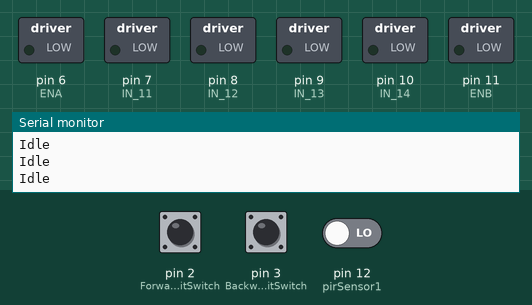
Recording of a sketch running on a simulated Arduino Uno, built with avr-gcc and run on an emulated ATmega328P. Parts: switched loads named in the sketch (green lamp = pin HIGH), the last lines printed to the serial monitor. Inputs (shaded band) come from the test bench; at power-on: pin 12 (pirSensor1) LOW, pin 2 (ForwardLimitSwitch) HIGH, pin 3 (BackwardLimitSwitch) HIGH.

Above: at 1.2 s.
1.3 s: pin 12 (pirSensor1) driven HIGH
At 1.8 s:
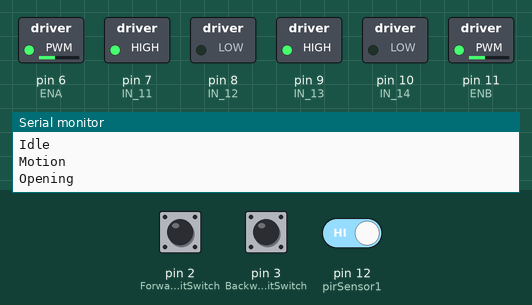
2.8 s: pin 2 (ForwardLimitSwitch) pulled LOW for 0.15 s
At 4.0 s:
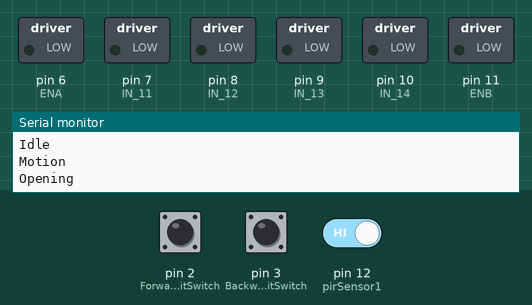
4.4 s: pin 12 (pirSensor1) driven LOW
7.4 s: pin 3 (BackwardLimitSwitch) pulled LOW for 0.15 s
At 7.9 s:
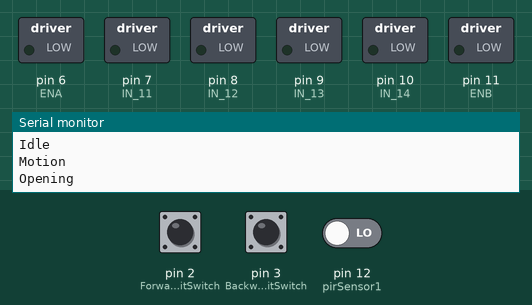
Timing chart, 0 to 10.4 s (numbered marks = the images above; inputs shaded):
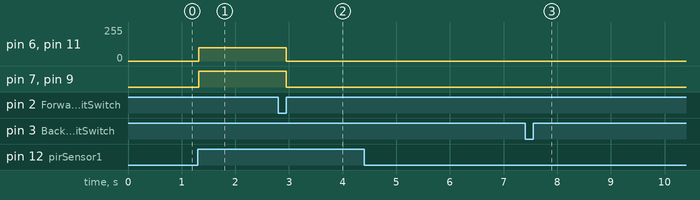

The sketch:

Door_Slide_project.ino
```cpp
#define pirSensor1 12
#define pirSensor2 5
int ForwardLimitSwitch = 2;
int BackwardLimitSwitch = 3;
int ENAV = 100;
int ENBV = 100;
int ForwardLimitStatus = 0;
int BackwardLimitStatus = 0;
int ENA = 6;  //ENA connected to digital pin 6
int ENB = 11;  //ENB connected to digital pin 11
#define IN_11  7    // L298N #1 in 1 motor Right
#define IN_12  8    // L298N #1 in 2 motor Right
#define IN_13  9    // L298N #1 in 3 motor Left
#define IN_14  10    // L298N #1 in 4 motor Left
void setup() {
  pinMode(ENA, OUTPUT); // initialize ENA pin as an output
  pinMode(ENB, OUTPUT); // initialize ENB pin as an output
  pinMode(ForwardLimitSwitch, INPUT_PULLUP);
  pinMode(BackwardLimitSwitch, INPUT_PULLUP);
  pinMode(pirSensor1, INPUT);
  pinMode(pirSensor2, INPUT);
  pinMode(IN_11, OUTPUT);
  pinMode(IN_12, OUTPUT);
  pinMode(IN_13, OUTPUT);
  pinMode(IN_14, OUTPUT);
  attachInterrupt(digitalPinToInterrupt(ForwardLimitSwitch), ForwardLimit, RISING);
  attachInterrupt(digitalPinToInterrupt(BackwardLimitSwitch), BackwardLimit, RISING);
  Serial.begin(9600);

}

void loop() {

  if (digitalRead(pirSensor1) == HIGH) {
    startAgain:
    Serial.println("Motion");
    Serial.println("Opening");
    for(int x = 0; x < 100000; x++) {
      if(ForwardLimitStatus == 0){
        goForward();
        BackwardLimitStatus = 0;
      }
      else{
        goBackward();
        stopAll();
        delay(5000);
        break;
      }
    }
    for(int x = 0; x < 100000; x++) {
      if(digitalRead(pirSensor1) == HIGH){
        stopAll();
        goto startAgain;
      }
      else{
        if(BackwardLimitStatus == 0){
          goBackward();
          ForwardLimitStatus = 0;
        }
        else{
          goForward();
          stopAll();
          break;
        }
      }
    }
  }
  else {
    Serial.println("Idle");
    stopAll();
  }

}

void goForward(){
  analogWrite(ENA, ENAV);
  analogWrite(ENB, ENBV);
  digitalWrite(IN_11, HIGH);
  digitalWrite(IN_12, LOW);

  digitalWrite(IN_13, HIGH);
  digitalWrite(IN_14, LOW);
}

void goBackward(){
  analogWrite(ENA, ENAV);
  analogWrite(ENB, ENBV);
  digitalWrite(IN_11, LOW);
  digitalWrite(IN_12, HIGH);

  digitalWrite(IN_13, LOW);
  digitalWrite(IN_14, HIGH);
}
void stopAll(){
  analogWrite(ENA, 0);
  analogWrite(ENB, 0);

  digitalWrite(IN_11, LOW);
  digitalWrite(IN_12, LOW);

  digitalWrite(IN_13, LOW);
  digitalWrite(IN_14, LOW);

}
void ForwardLimit(){
  ForwardLimitStatus = 1;
}
void BackwardLimit(){
  BackwardLimitStatus = 1;
}
```

Measured:
- after the input at 1.3 s, pin 6 (ENA), pin 11 (ENB): 0/255 → 100/255 at once; pin 7 (IN_11), pin 9 (IN_13): LOW → HIGH at once
- after the input at 2.8 s, pin 6 (ENA), pin 11 (ENB): 100/255 → 0/255 after 0.15 s; pin 7 (IN_11), pin 9 (IN_13): HIGH → LOW after 0.15 s
- after the input at 4.4 s, every drawn part: stays the same
- after the input at 7.4 s, pin 6 (ENA), pin 11 (ENB): stays 0/255 (without the input it goes to 100/255 after 0.55 s); pin 8 (IN_12), pin 10 (IN_14): stays LOW (without the input it goes to HIGH after 0.55 s)
